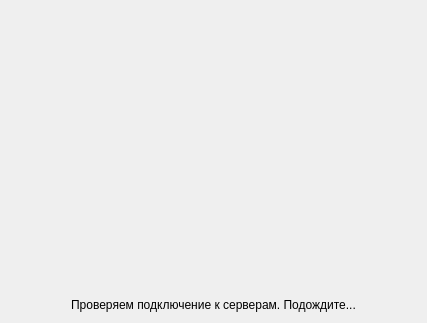
<?xml version="1.0" encoding="UTF-8"?>
<ui version="4.0">
    <class>Form</class>
    <widget class="QWidget" name="Form">
        <property name="geometry">
            <rect>
                <x>0</x>
                <y>0</y>
                <width>427</width>
                <height>323</height>
            </rect>
        </property>
        <property name="windowTitle">
            <string>Form</string>
        </property>
        <layout class="QVBoxLayout" name="verticalLayout">
            <item>
                <widget class="QLabel" name="label">
                    <property name="sizePolicy">
                        <sizepolicy hsizetype="Preferred" vsizetype="Expanding">
                            <horstretch>0</horstretch>
                            <verstretch>0</verstretch>
                        </sizepolicy>
                    </property>
                    <property name="text">
                        <string/>
                    </property>
                    <property name="scaledContents">
                        <bool>true</bool>
                    </property>
                </widget>
            </item>
            <item>
                <widget class="QLabel" name="label_2">
                    <property name="sizePolicy">
                        <sizepolicy hsizetype="Preferred" vsizetype="Preferred">
                            <horstretch>0</horstretch>
                            <verstretch>0</verstretch>
                        </sizepolicy>
                    </property>
                    <property name="text">
                        <string>Проверяем подключение к серверам. Подождите...</string>
                    </property>
                    <property name="alignment">
                        <set>Qt::AlignCenter</set>
                    </property>
                </widget>
            </item>
        </layout>
    </widget>
    <resources/>
    <connections/>
</ui>
